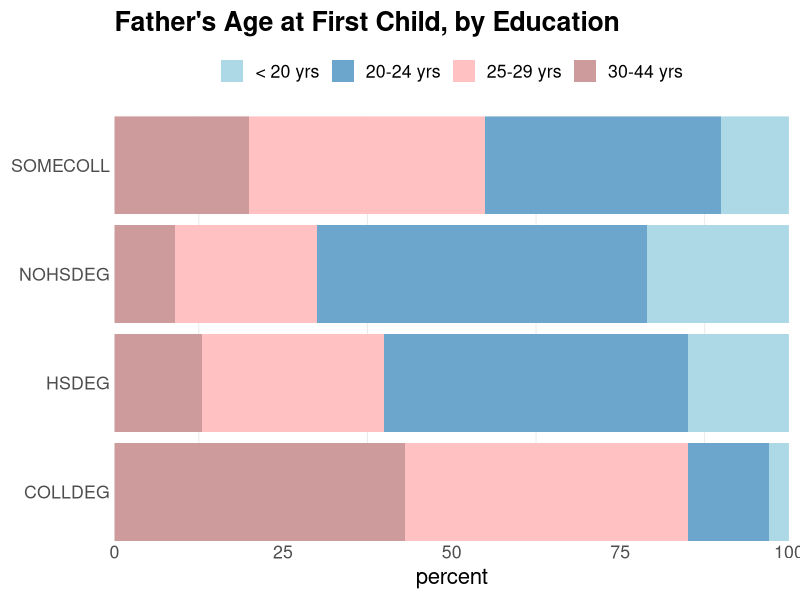

Recreate this plot in R.
## ----horizdividedbargg----
#+ fig.width = 7, fig.height = 4
library(ggplot2)
library(tidyr)
fathers <- read.table("fathers.txt")
data <- gather(fathers, key = EDUCATION, value = PERCENT,
               -AGE)
colors4 <- c("lightblue", "skyblue3", "rosybrown1",
             "rosybrown3")
g <- ggplot(data, aes(x = EDUCATION, y = PERCENT,
                      fill = AGE))
g + geom_bar(stat = "identity") +
    coord_flip(expand = FALSE) +
    scale_fill_manual(values = colors4) + theme_bw(16) +
    theme(panel.grid.major = element_blank(),
          panel.border = element_blank(),
          legend.position="top",
          legend.title = element_blank(),
          legend.key = element_blank(),
          axis.ticks.length = unit(0, "cm"),
          plot.title = element_text(face = "bold")) +
    ggtitle("Father's Age at First Child, by Education") +
    xlab(NULL) + ylab("percent")
